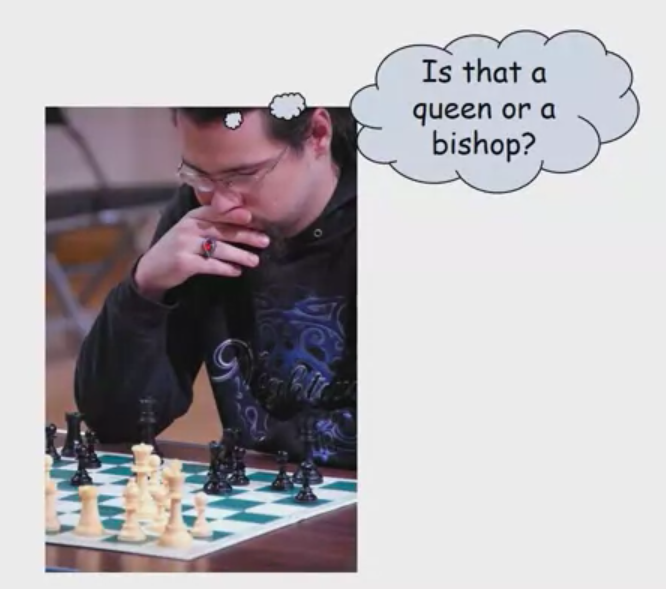
#> input picture Thinking.png, 666 x 589 px
$ jupyter execute --allow-errors notes.ipynb   (shell and % lines are left out)
#> lines starting #> are read from the running program, lines starting #| are printed output that depends on the picture
# <strong> Computational Photography <strong>

## Week 1

### <strong>Some of the Professor's Research:</strong>

- The profesor created a algorithm to turn an image into a simple 3-D scene.
- Other research focused on turning images into 3-D scenes/ models.
- Inserting objects into images, and making those pasted objects look like they were in the original photograph.
- Generating videos based off of text input (comic strips).
- Creating 3D, AR models of construction sites (Reconstruct)

### <Strong> Some Context on Computational Photography </strong>

- Depictions of people and scenes have changed a lot over the last few thousands of years (from abstract, iconography - to realism)
    - shift to perspective, real-life scenes

- Then there was the camera: first used to help artists draw realistic scenes (the Lens Based Camera Obscura)
    - hard to learn to draw things as they are, vs how we perceive them

- But are photos really realistic?
    - photos can be staged (like the Iraqi photo, and touched up photos in magazines.)
    - this is where computer graphics come in.
        - Model the 3D model of the scene
        - use a physics engine to render from any viewpoint
        - hard to do well
        - sometimes looks too shiny, too real
        - people are hard to do, pores, wrinkles, glow
- The realism spectrum
    - Computer Graphics:
        - easy to create new worlds
        - easy to manipulate objects/ viewpoints
        - very hard to make look realistic
    - Photography
        - instantly realistic
        - easy to aquire
        - very hard to manipulate objects/ viewpoints
- Computational photography = the best of both worlds
    - How can I use computational techniques to capture light in new ways?
    - How can I use computational techniques to breathe new light into the photograph?
    - How can I use computational techniques to synthesize and organize photo collections?

### <strong>Course Objectives</strong>

1. You will have new abilities for visual creation
2. You will get a foundation for computer vision
3. You will better appreciate your own visual ability

4. You will have fun doing cool stuff

### <strong>Course Projects</strong>

1. Hybrid images
    - Creating an image that has signal from 2 different images (different interpretation depending on the size of the image)
2. Image quilting for texture synthesis and transfer
    - being able to create texture in images (face on toast)
3. Poisson editing
    - Picture of swimming pool + picture of a bear = blended in bear into a swimming pool
4. Image-based lighting
    - capturing light with mirrored ball
5. Video alignment, sitching, editing
    - panoramic video insertion and deletion
6. Do something cool
    - should be about the same scale as the previous projects

### <strong>Pixel and Image Filters</strong>

- Image formation
    - digital camera records light into CCD (converts photons of light into electrons)
    - measuring the total number of photos that reach each cell
    - the original signal could be nice and continuous (curved), but is converted to discrete and blocky for the camera
    - this is why elements of images can be pixelated and noisy
    - Raster image
        - matrix representation of an image
        - one value per pixel of the image
    - Perception of intensity
        - humans can be tricked by our own visual system (checkerboard shadow example)
    - Digital Color Images
        - using filters, CCD's can record color based on intensity
        - all images are just three colors with different intensities (RGB)

[cell 1]
# in python..

import cv2

#> (the rest of this cell did not finish here and is left out)

Image Filtering

- is the compute function of local neighborhood at each position
- Really important
    - enhance images
        - denoise, resize, increase contrast, etc
    - extract information from images
        - texture, edges, distinctive points, etc
    - detect patterns
        - template matching
- box filter
    - looks like a box in 2D plot
    - a 3x3 matrix filter applied to an image means you take each 3x3 part of the image, and get the dot product of of each segment
- what does a filter do?
    - it sort of blurs out the image
    - smoothes
    - reduces contrast
    - convolution (?)
    - answer: takes the average of each window
-  You have to get the dot product of the filter and the segment of the image you are looking at. The segment of the image matches the filter image in terms of size.
- The resulting image is the same size as the original image, as the affected pixel during each round of the filtering operation is just the one in the middle. We handle the edges of the photo differently.
- This process is called the filtering operation
- What different filters do
    - zero matrix with a 1 in the center?
        - does nothing, as every pixel gets replaced by itself.
        - called the identity filter
    - A zero matrix (3x3) with a single one at position 23?
        - shifted to the left
    - Doubling the image (zero matrxi with 2 in the center), and then subtracting a box filter?
        - this is a sharpening filter
        - if you subtract a blurred image from a sharp image, you just get the sharper image
        - making the differences in pixel intensities STRONGER
    - Edge filter
        - [1, 0, -1
           2, 0, -2
           1, 0, -1]
        - gets the absolute value of an image
        - sum of pixels from the left and subtracting the pixels from the right
        - turning this filter horizontal makes a Sobel filter
- How can we synthesize motion blur?
    - shift the image by multiple positions and then average it out
    - How is this done with a filter?

[cell 2]
import cv2
import numpy as np

im_fn = './Thinking.png'

im = cv2.imread(im_fn)
#> im is the input picture: shape (589, 666, 3); mean B, G, R 178.9, 174.7, 179.1
im = cv2.cvtColor(im, cv2.COLOR_BGR2GRAY)/255 # convert to grayscale for now
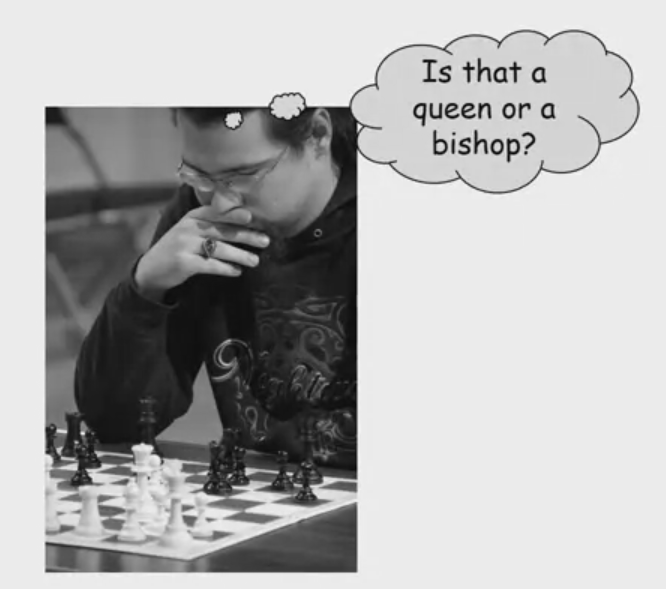
#> im: shape (589, 666) float64; min 0.0235, max 0.984, mean 0.692

theta = 0
len = 15
mid = (len-1)/2

fil = np.zeros((len,len))
print(fil)

fil[:, int(mid)] = 1/len
R = cv2.getRotationMatrix2D((mid, mid),theta,1)
fil = cv2.warpAffine(fil, R, (len,len))

im_fil = cv2.filter2D(im, -1, fil)
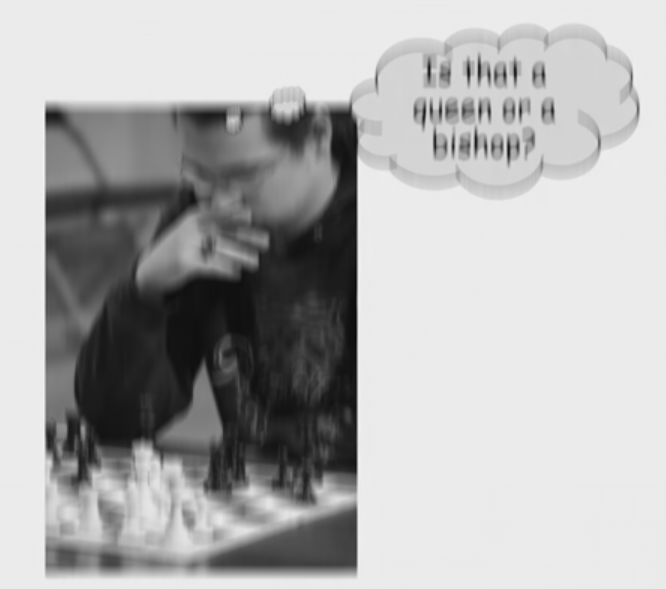
#> im_fil: shape (589, 666) float64; min 0.0308, max 0.968, mean 0.692

#> (the rest of this cell did not finish here and is left out)

$ run again, with Daguerre.png copied over Thinking.png
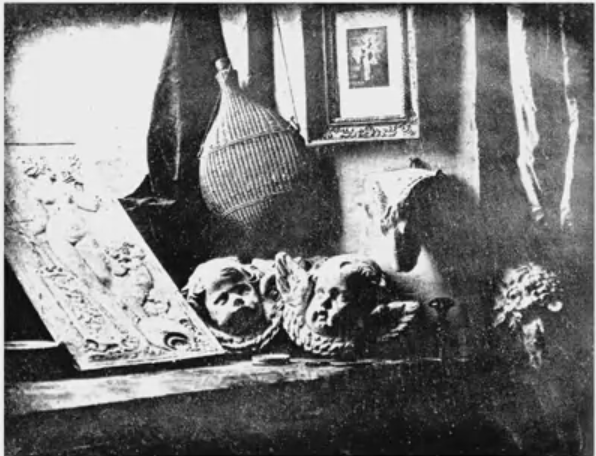
#> input picture Daguerre.png, 596 x 456 px
#> im is the input picture: shape (456, 596, 3); mean B, G, R 121.7, 121.7, 121.7
#> im: shape (456, 596) float64
#> `im_fil = cv2.filter2D(im, -1, fil)`:
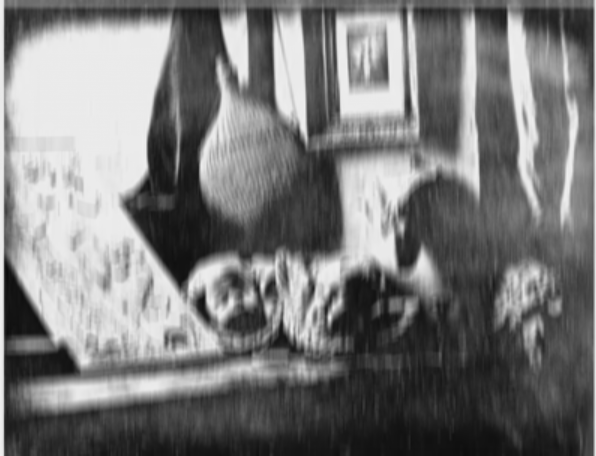
#> im_fil: shape (456, 596) float64; min 0.0439, max 0.942, mean 0.477

$ run again, with Filtering_FFT.png copied over Thinking.png
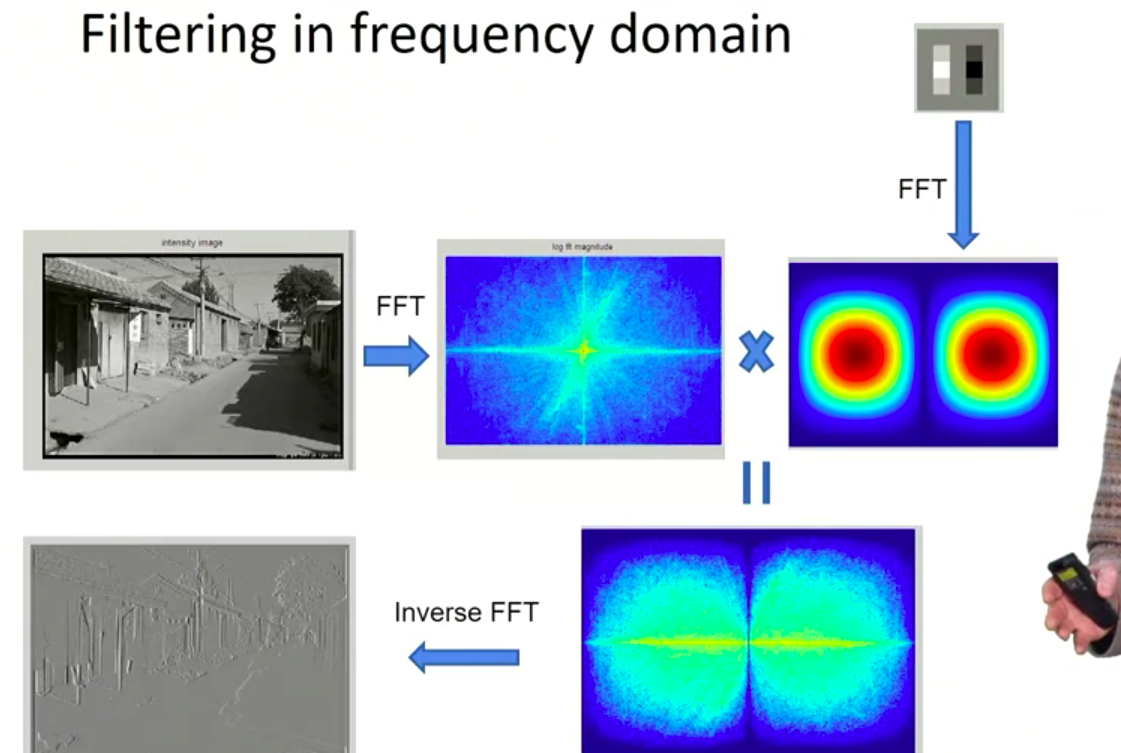
#> input picture Filtering_FFT.png, 1121 x 753 px
#> im is the input picture: shape (753, 1121, 3); mean B, G, R 213.8, 196.8, 180.8
#> `im = cv2.cvtColor(im, cv2.COLOR_BGR2GRAY)/255`:
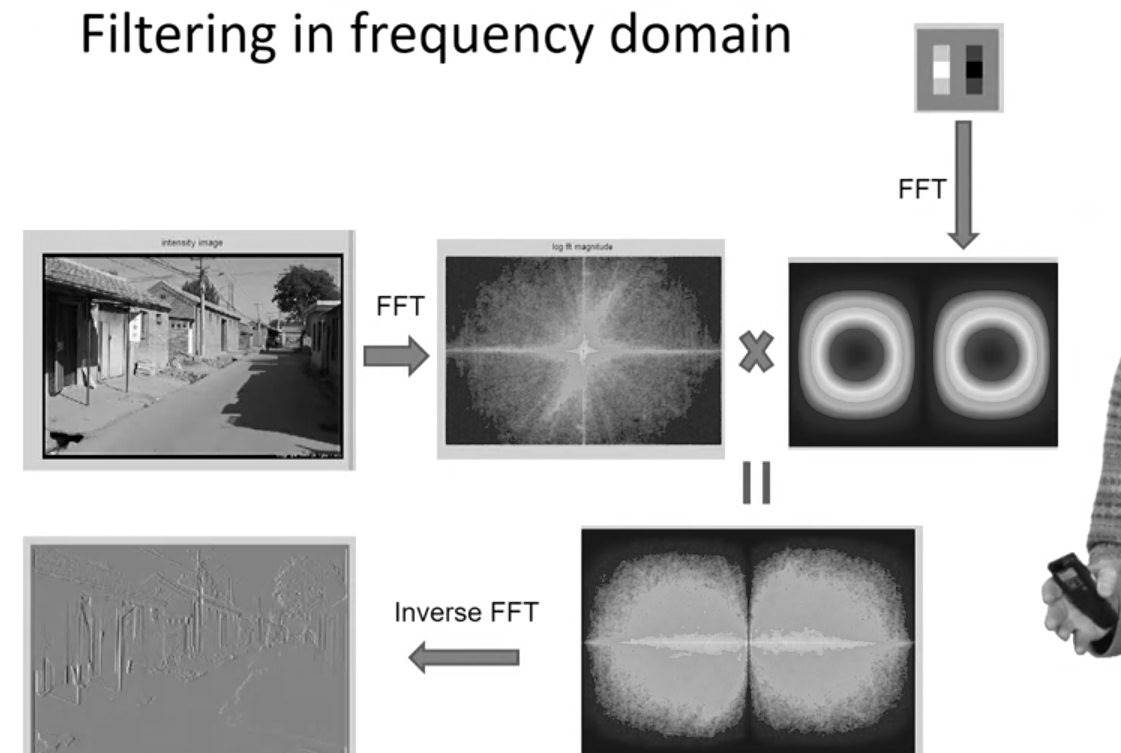
#> im: shape (753, 1121) float64; min 0, max 1, mean 0.761
#> `im_fil = cv2.filter2D(im, -1, fil)`:
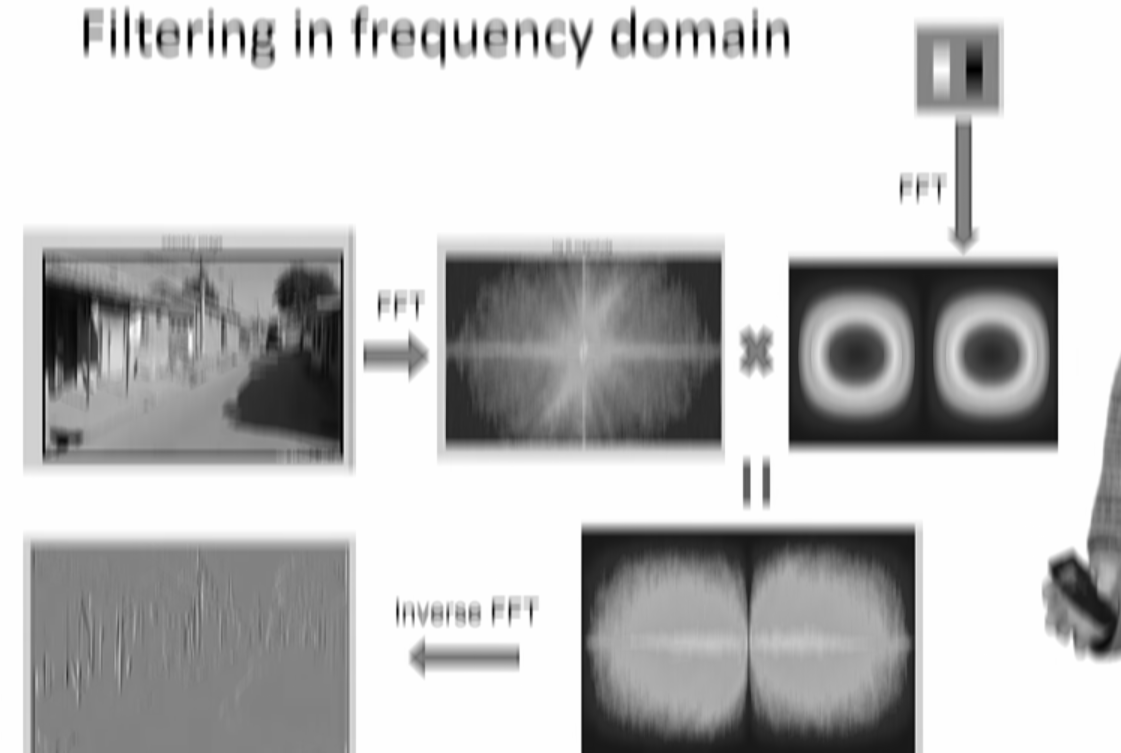
#> im_fil: shape (753, 1121) float64; min -1.11e-16, max 1, mean 0.761; drawn with min black and max white
